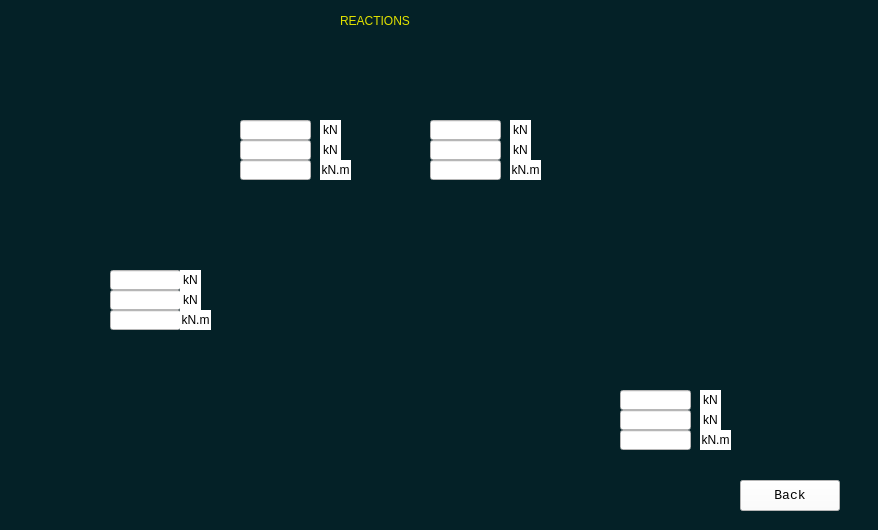
<?xml version="1.0" encoding="UTF-8"?>
<ui version="4.0">
 <class>Form</class>
 <widget class="QWidget" name="Form">
  <property name="geometry">
   <rect>
    <x>0</x>
    <y>0</y>
    <width>878</width>
    <height>530</height>
   </rect>
  </property>
  <property name="minimumSize">
   <size>
    <width>878</width>
    <height>530</height>
   </size>
  </property>
  <property name="maximumSize">
   <size>
    <width>879</width>
    <height>530</height>
   </size>
  </property>
  <property name="windowTitle">
   <string>GRASP Result</string>
  </property>
  <property name="windowIcon">
   <iconset>
    <normaloff>images/icon.PNG</normaloff>images/icon.PNG</iconset>
  </property>
  <property name="styleSheet">
   <string notr="true">background-color: rgb(4, 33, 39);</string>
  </property>
  <widget class="QLabel" name="label_6">
   <property name="geometry">
    <rect>
     <x>340</x>
     <y>0</y>
     <width>141</width>
     <height>41</height>
    </rect>
   </property>
   <property name="styleSheet">
    <string notr="true">color: rgb(226, 226, 0);
font: 75 18pt &quot;Consolas&quot;;</string>
   </property>
   <property name="text">
    <string>REACTIONS</string>
   </property>
  </widget>
  <widget class="QLabel" name="label">
   <property name="geometry">
    <rect>
     <x>40</x>
     <y>60</y>
     <width>801</width>
     <height>391</height>
    </rect>
   </property>
   <property name="text">
    <string/>
   </property>
   <property name="pixmap">
    <pixmap>images/reaction1.png</pixmap>
   </property>
   <property name="scaledContents">
    <bool>true</bool>
   </property>
  </widget>
  <widget class="QLineEdit" name="P9">
   <property name="geometry">
    <rect>
     <x>110</x>
     <y>310</y>
     <width>71</width>
     <height>20</height>
    </rect>
   </property>
   <property name="styleSheet">
    <string notr="true">color: rgb(255, 85, 255);
background-color: rgb(255, 255, 255);</string>
   </property>
  </widget>
  <widget class="QLineEdit" name="P8">
   <property name="geometry">
    <rect>
     <x>110</x>
     <y>290</y>
     <width>71</width>
     <height>20</height>
    </rect>
   </property>
   <property name="styleSheet">
    <string notr="true">color: rgb(255, 85, 255);
background-color: rgb(255, 255, 255);</string>
   </property>
  </widget>
  <widget class="QLineEdit" name="P7">
   <property name="geometry">
    <rect>
     <x>110</x>
     <y>270</y>
     <width>71</width>
     <height>20</height>
    </rect>
   </property>
   <property name="styleSheet">
    <string notr="true">color: rgb(255, 85, 255);
background-color: rgb(255, 255, 255);</string>
   </property>
  </widget>
  <widget class="QLineEdit" name="P3">
   <property name="geometry">
    <rect>
     <x>240</x>
     <y>160</y>
     <width>71</width>
     <height>20</height>
    </rect>
   </property>
   <property name="styleSheet">
    <string notr="true">color: rgb(255, 85, 255);
background-color: rgb(255, 255, 255);</string>
   </property>
  </widget>
  <widget class="QLineEdit" name="P1">
   <property name="geometry">
    <rect>
     <x>240</x>
     <y>120</y>
     <width>71</width>
     <height>20</height>
    </rect>
   </property>
   <property name="styleSheet">
    <string notr="true">color: rgb(255, 85, 255);
background-color: rgb(255, 255, 255);</string>
   </property>
  </widget>
  <widget class="QLineEdit" name="P2">
   <property name="geometry">
    <rect>
     <x>240</x>
     <y>140</y>
     <width>71</width>
     <height>20</height>
    </rect>
   </property>
   <property name="styleSheet">
    <string notr="true">color: rgb(255, 85, 255);
background-color: rgb(255, 255, 255);</string>
   </property>
  </widget>
  <widget class="QLineEdit" name="P12">
   <property name="geometry">
    <rect>
     <x>620</x>
     <y>430</y>
     <width>71</width>
     <height>20</height>
    </rect>
   </property>
   <property name="styleSheet">
    <string notr="true">color: rgb(255, 85, 255);
background-color: rgb(255, 255, 255);</string>
   </property>
  </widget>
  <widget class="QLineEdit" name="P10">
   <property name="geometry">
    <rect>
     <x>620</x>
     <y>390</y>
     <width>71</width>
     <height>20</height>
    </rect>
   </property>
   <property name="styleSheet">
    <string notr="true">color: rgb(255, 85, 255);
background-color: rgb(255, 255, 255);</string>
   </property>
  </widget>
  <widget class="QLineEdit" name="P11">
   <property name="geometry">
    <rect>
     <x>620</x>
     <y>410</y>
     <width>71</width>
     <height>20</height>
    </rect>
   </property>
   <property name="styleSheet">
    <string notr="true">color: rgb(255, 85, 255);
background-color: rgb(255, 255, 255);</string>
   </property>
  </widget>
  <widget class="QLineEdit" name="P6">
   <property name="geometry">
    <rect>
     <x>430</x>
     <y>160</y>
     <width>71</width>
     <height>20</height>
    </rect>
   </property>
   <property name="styleSheet">
    <string notr="true">color: rgb(255, 85, 255);
background-color: rgb(255, 255, 255);</string>
   </property>
  </widget>
  <widget class="QLineEdit" name="P4">
   <property name="geometry">
    <rect>
     <x>430</x>
     <y>120</y>
     <width>71</width>
     <height>20</height>
    </rect>
   </property>
   <property name="styleSheet">
    <string notr="true">color: rgb(255, 85, 255);
background-color: rgb(255, 255, 255);</string>
   </property>
  </widget>
  <widget class="QLineEdit" name="P5">
   <property name="geometry">
    <rect>
     <x>430</x>
     <y>140</y>
     <width>71</width>
     <height>20</height>
    </rect>
   </property>
   <property name="styleSheet">
    <string notr="true">color: rgb(255, 85, 255);
background-color: rgb(255, 255, 255);</string>
   </property>
  </widget>
  <widget class="QLabel" name="label_106">
   <property name="geometry">
    <rect>
     <x>320</x>
     <y>160</y>
     <width>31</width>
     <height>20</height>
    </rect>
   </property>
   <property name="font">
    <font>
     <family>MS Shell Dlg 2</family>
     <pointsize>9</pointsize>
     <weight>50</weight>
     <italic>false</italic>
     <bold>false</bold>
    </font>
   </property>
   <property name="styleSheet">
    <string notr="true">color: rgb(0, 0, 0);
font: 9pt &quot;MS Shell Dlg 2&quot;;
background-color: rgb(255, 255, 255);</string>
   </property>
   <property name="text">
    <string>&lt;html&gt;&lt;head/&gt;&lt;body&gt;&lt;p align=&quot;center&quot;&gt;&lt;span style=&quot; font-size:9pt;&quot;&gt;kN.m&lt;/span&gt;&lt;/p&gt;&lt;/body&gt;&lt;/html&gt;</string>
   </property>
  </widget>
  <widget class="QLabel" name="label_107">
   <property name="geometry">
    <rect>
     <x>320</x>
     <y>140</y>
     <width>21</width>
     <height>20</height>
    </rect>
   </property>
   <property name="font">
    <font>
     <family>MS Shell Dlg 2</family>
     <pointsize>9</pointsize>
     <weight>50</weight>
     <italic>false</italic>
     <bold>false</bold>
    </font>
   </property>
   <property name="styleSheet">
    <string notr="true">color: rgb(0, 0, 0);
font: 9pt &quot;MS Shell Dlg 2&quot;;
background-color: rgb(255, 255, 255);</string>
   </property>
   <property name="text">
    <string>&lt;html&gt;&lt;head/&gt;&lt;body&gt;&lt;p align=&quot;center&quot;&gt;kN&lt;/p&gt;&lt;/body&gt;&lt;/html&gt;</string>
   </property>
  </widget>
  <widget class="QLabel" name="label_108">
   <property name="geometry">
    <rect>
     <x>320</x>
     <y>120</y>
     <width>21</width>
     <height>20</height>
    </rect>
   </property>
   <property name="font">
    <font>
     <family>MS Shell Dlg 2</family>
     <pointsize>9</pointsize>
     <weight>50</weight>
     <italic>false</italic>
     <bold>false</bold>
    </font>
   </property>
   <property name="styleSheet">
    <string notr="true">color: rgb(0, 0, 0);
font: 9pt &quot;MS Shell Dlg 2&quot;;
background-color: rgb(255, 255, 255);</string>
   </property>
   <property name="text">
    <string>&lt;html&gt;&lt;head/&gt;&lt;body&gt;&lt;p align=&quot;center&quot;&gt;kN&lt;/p&gt;&lt;/body&gt;&lt;/html&gt;</string>
   </property>
  </widget>
  <widget class="QLabel" name="label_109">
   <property name="geometry">
    <rect>
     <x>180</x>
     <y>310</y>
     <width>31</width>
     <height>20</height>
    </rect>
   </property>
   <property name="font">
    <font>
     <family>MS Shell Dlg 2</family>
     <pointsize>9</pointsize>
     <weight>50</weight>
     <italic>false</italic>
     <bold>false</bold>
    </font>
   </property>
   <property name="styleSheet">
    <string notr="true">color: rgb(0, 0, 0);
font: 9pt &quot;MS Shell Dlg 2&quot;;
background-color: rgb(255, 255, 255);</string>
   </property>
   <property name="text">
    <string>&lt;html&gt;&lt;head/&gt;&lt;body&gt;&lt;p align=&quot;center&quot;&gt;&lt;span style=&quot; font-size:9pt;&quot;&gt;kN.m&lt;/span&gt;&lt;/p&gt;&lt;/body&gt;&lt;/html&gt;</string>
   </property>
  </widget>
  <widget class="QLabel" name="label_110">
   <property name="geometry">
    <rect>
     <x>180</x>
     <y>270</y>
     <width>21</width>
     <height>20</height>
    </rect>
   </property>
   <property name="font">
    <font>
     <family>MS Shell Dlg 2</family>
     <pointsize>9</pointsize>
     <weight>50</weight>
     <italic>false</italic>
     <bold>false</bold>
    </font>
   </property>
   <property name="styleSheet">
    <string notr="true">color: rgb(0, 0, 0);
font: 9pt &quot;MS Shell Dlg 2&quot;;
background-color: rgb(255, 255, 255);</string>
   </property>
   <property name="text">
    <string>&lt;html&gt;&lt;head/&gt;&lt;body&gt;&lt;p align=&quot;center&quot;&gt;kN&lt;/p&gt;&lt;/body&gt;&lt;/html&gt;</string>
   </property>
  </widget>
  <widget class="QLabel" name="label_111">
   <property name="geometry">
    <rect>
     <x>180</x>
     <y>290</y>
     <width>21</width>
     <height>20</height>
    </rect>
   </property>
   <property name="font">
    <font>
     <family>MS Shell Dlg 2</family>
     <pointsize>9</pointsize>
     <weight>50</weight>
     <italic>false</italic>
     <bold>false</bold>
    </font>
   </property>
   <property name="styleSheet">
    <string notr="true">color: rgb(0, 0, 0);
font: 9pt &quot;MS Shell Dlg 2&quot;;
background-color: rgb(255, 255, 255);</string>
   </property>
   <property name="text">
    <string>&lt;html&gt;&lt;head/&gt;&lt;body&gt;&lt;p align=&quot;center&quot;&gt;kN&lt;/p&gt;&lt;/body&gt;&lt;/html&gt;</string>
   </property>
  </widget>
  <widget class="QLabel" name="label_112">
   <property name="geometry">
    <rect>
     <x>510</x>
     <y>160</y>
     <width>31</width>
     <height>20</height>
    </rect>
   </property>
   <property name="font">
    <font>
     <family>MS Shell Dlg 2</family>
     <pointsize>9</pointsize>
     <weight>50</weight>
     <italic>false</italic>
     <bold>false</bold>
    </font>
   </property>
   <property name="styleSheet">
    <string notr="true">color: rgb(0, 0, 0);
font: 9pt &quot;MS Shell Dlg 2&quot;;
background-color: rgb(255, 255, 255);</string>
   </property>
   <property name="text">
    <string>&lt;html&gt;&lt;head/&gt;&lt;body&gt;&lt;p align=&quot;center&quot;&gt;&lt;span style=&quot; font-size:9pt;&quot;&gt;kN.m&lt;/span&gt;&lt;/p&gt;&lt;/body&gt;&lt;/html&gt;</string>
   </property>
  </widget>
  <widget class="QLabel" name="label_113">
   <property name="geometry">
    <rect>
     <x>510</x>
     <y>120</y>
     <width>21</width>
     <height>20</height>
    </rect>
   </property>
   <property name="font">
    <font>
     <family>MS Shell Dlg 2</family>
     <pointsize>9</pointsize>
     <weight>50</weight>
     <italic>false</italic>
     <bold>false</bold>
    </font>
   </property>
   <property name="styleSheet">
    <string notr="true">color: rgb(0, 0, 0);
font: 9pt &quot;MS Shell Dlg 2&quot;;
background-color: rgb(255, 255, 255);</string>
   </property>
   <property name="text">
    <string>&lt;html&gt;&lt;head/&gt;&lt;body&gt;&lt;p align=&quot;center&quot;&gt;kN&lt;/p&gt;&lt;/body&gt;&lt;/html&gt;</string>
   </property>
  </widget>
  <widget class="QLabel" name="label_114">
   <property name="geometry">
    <rect>
     <x>510</x>
     <y>140</y>
     <width>21</width>
     <height>20</height>
    </rect>
   </property>
   <property name="font">
    <font>
     <family>MS Shell Dlg 2</family>
     <pointsize>9</pointsize>
     <weight>50</weight>
     <italic>false</italic>
     <bold>false</bold>
    </font>
   </property>
   <property name="styleSheet">
    <string notr="true">color: rgb(0, 0, 0);
font: 9pt &quot;MS Shell Dlg 2&quot;;
background-color: rgb(255, 255, 255);</string>
   </property>
   <property name="text">
    <string>&lt;html&gt;&lt;head/&gt;&lt;body&gt;&lt;p align=&quot;center&quot;&gt;kN&lt;/p&gt;&lt;/body&gt;&lt;/html&gt;</string>
   </property>
  </widget>
  <widget class="QLabel" name="label_115">
   <property name="geometry">
    <rect>
     <x>700</x>
     <y>430</y>
     <width>31</width>
     <height>20</height>
    </rect>
   </property>
   <property name="font">
    <font>
     <family>MS Shell Dlg 2</family>
     <pointsize>9</pointsize>
     <weight>50</weight>
     <italic>false</italic>
     <bold>false</bold>
    </font>
   </property>
   <property name="styleSheet">
    <string notr="true">color: rgb(0, 0, 0);
font: 9pt &quot;MS Shell Dlg 2&quot;;
background-color: rgb(255, 255, 255);</string>
   </property>
   <property name="text">
    <string>&lt;html&gt;&lt;head/&gt;&lt;body&gt;&lt;p align=&quot;center&quot;&gt;&lt;span style=&quot; font-size:9pt;&quot;&gt;kN.m&lt;/span&gt;&lt;/p&gt;&lt;/body&gt;&lt;/html&gt;</string>
   </property>
  </widget>
  <widget class="QLabel" name="label_116">
   <property name="geometry">
    <rect>
     <x>700</x>
     <y>390</y>
     <width>21</width>
     <height>20</height>
    </rect>
   </property>
   <property name="font">
    <font>
     <family>MS Shell Dlg 2</family>
     <pointsize>9</pointsize>
     <weight>50</weight>
     <italic>false</italic>
     <bold>false</bold>
    </font>
   </property>
   <property name="styleSheet">
    <string notr="true">color: rgb(0, 0, 0);
font: 9pt &quot;MS Shell Dlg 2&quot;;
background-color: rgb(255, 255, 255);</string>
   </property>
   <property name="text">
    <string>&lt;html&gt;&lt;head/&gt;&lt;body&gt;&lt;p align=&quot;center&quot;&gt;kN&lt;/p&gt;&lt;/body&gt;&lt;/html&gt;</string>
   </property>
  </widget>
  <widget class="QLabel" name="label_117">
   <property name="geometry">
    <rect>
     <x>700</x>
     <y>410</y>
     <width>21</width>
     <height>20</height>
    </rect>
   </property>
   <property name="font">
    <font>
     <family>MS Shell Dlg 2</family>
     <pointsize>9</pointsize>
     <weight>50</weight>
     <italic>false</italic>
     <bold>false</bold>
    </font>
   </property>
   <property name="styleSheet">
    <string notr="true">color: rgb(0, 0, 0);
font: 9pt &quot;MS Shell Dlg 2&quot;;
background-color: rgb(255, 255, 255);</string>
   </property>
   <property name="text">
    <string>&lt;html&gt;&lt;head/&gt;&lt;body&gt;&lt;p align=&quot;center&quot;&gt;kN&lt;/p&gt;&lt;/body&gt;&lt;/html&gt;</string>
   </property>
  </widget>
  <widget class="QPushButton" name="back_btn">
   <property name="geometry">
    <rect>
     <x>740</x>
     <y>480</y>
     <width>100</width>
     <height>31</height>
    </rect>
   </property>
   <property name="maximumSize">
    <size>
     <width>16777215</width>
     <height>200</height>
    </size>
   </property>
   <property name="font">
    <font>
     <family>Consolas</family>
     <pointsize>10</pointsize>
     <weight>50</weight>
     <italic>false</italic>
     <bold>false</bold>
    </font>
   </property>
   <property name="styleSheet">
    <string notr="true">background-color: rgb(255, 255, 255);
font: 10pt &quot;Consolas&quot;;</string>
   </property>
   <property name="text">
    <string>Back</string>
   </property>
  </widget>
  <zorder>label</zorder>
  <zorder>label_6</zorder>
  <zorder>P9</zorder>
  <zorder>P8</zorder>
  <zorder>P7</zorder>
  <zorder>P3</zorder>
  <zorder>P1</zorder>
  <zorder>P2</zorder>
  <zorder>P12</zorder>
  <zorder>P10</zorder>
  <zorder>P11</zorder>
  <zorder>P6</zorder>
  <zorder>P4</zorder>
  <zorder>P5</zorder>
  <zorder>label_106</zorder>
  <zorder>label_107</zorder>
  <zorder>label_108</zorder>
  <zorder>label_109</zorder>
  <zorder>label_110</zorder>
  <zorder>label_111</zorder>
  <zorder>label_112</zorder>
  <zorder>label_113</zorder>
  <zorder>label_114</zorder>
  <zorder>label_115</zorder>
  <zorder>label_116</zorder>
  <zorder>label_117</zorder>
  <zorder>back_btn</zorder>
 </widget>
 <resources/>
 <connections/>
</ui>
